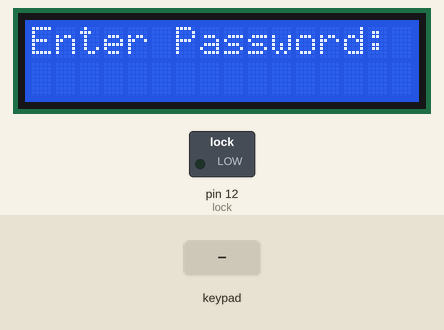
Recording of a sketch running on a simulated Arduino Uno, built with avr-gcc and run on an emulated ATmega328P. On the bench: 16×2 character LCD, switched loads named in the sketch (green lamp = pin HIGH). The test bench sets the inputs (shaded band). What the sketch prints to the serial monitor is not drawn.

Above: at 1.2 s.
1.3 s: keypad keys 1 2 3 4 * pressed 0.4 s apart
At 3.4 s:
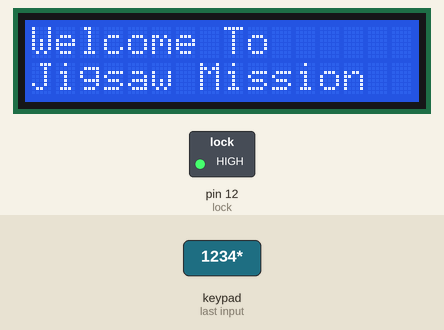
At 14.1 s:
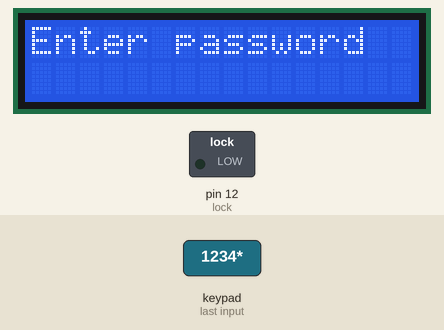
Timing chart, 0 to 14.4 s (numbered marks = the images above; inputs shaded):
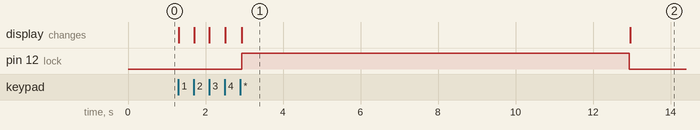

The sketch:

keypad2.ino
```cpp
#include <Keypad.h>
#include <LiquidCrystal_I2C.h>
LiquidCrystal_I2C lcd = LiquidCrystal_I2C(0x27, 16, 2);
const byte ROWS = 4;
const byte COLS = 4;
char keys[ROWS][COLS] = {
  {'1','2','3','A'},
  {'4','5','6','B'},
  {'7','8','9','C'},
  {'*','0','#','D'}
};
byte rowPins[ROWS] = {6, 7, 8, 9};
byte colPins[COLS] = {A0, A1, A2, A3};

Keypad keypad = Keypad( makeKeymap(keys), rowPins, colPins, ROWS, COLS );

String password = "1234";
String mypassword;


int lock = 12;

int counter = 0;
int attempts = 0;
int max_attempts = 3;

void setup(){
  Serial.begin(9600);
  // set up the LCD's number of columns and rows:
  lcd.init();
  lcd.backlight();


  pinMode(lock, OUTPUT);


  digitalWrite(lock, LOW);

  Serial.println("enter password");
    lcd.print("Enter Password:");
}

void loop()
{

 keypadfunction();

}

void keypadfunction()
{
 char key = keypad.getKey();

  if (key){
    Serial.println(key);
    counter = counter + 1;
    lcd.setCursor(counter, 1);
    lcd.print("*");
  }
  if (key == '1')
  {

    mypassword = mypassword + 1;
  }

    if (key == '2')
  {

    mypassword = mypassword + 2;
  }

  if (key == '3')
  {

    mypassword = mypassword + 3;
  }

   if (key == '4')
  {

    mypassword = mypassword + 4;
  }

  if (key == '5')
  {

    mypassword = mypassword + 5;
  }

   if (key == '6')
  {

    mypassword = mypassword + 6;
  }

   if (key == '7')
  {

    mypassword = mypassword + 7;
  }

   if (key == '8')
  {

    mypassword = mypassword + 8;
  }

  if (key == '9')
  {

    mypassword = mypassword + 9;
  }

                 if (key == '0')
  {

    mypassword = mypassword + 0;
  }


        if (key == '*')
  {
    Serial.println(mypassword);

if ( password == mypassword )
{
lcd.clear();
lcd.println("Welcome To");
lcd.setCursor(0,1);
lcd.println("Jigsaw Mission");
digitalWrite(lock, HIGH);
delay(10000);
digitalWrite(lock,LOW);
mypassword = "";
counter = 0;
lcd.clear();
lcd.setCursor(0,0);
lcd.println("Enter password");
}
else
{
Serial.println("wrong");
digitalWrite(lock, LOW);
attempts = attempts + 1;
if (attempts >= max_attempts )
{
  lcd.clear();
  lcd.setCursor(0,0);
  lcd.print("Locked Out");


attempts = 0;

}
mypassword = "";
counter = 0;
lcd.clear();
lcd.setCursor(0,0);
lcd.print("Wrong Password");
delay(1000);

lcd.setCursor(0,1);
lcd.print("max attempts 3");
delay(1000);

lcd.clear();
lcd.println("Enter password");
lcd.setCursor(0,1);
}

  }


}
```

Measured:
- after the input at 1.3 s, pin 12 (lock): LOW → HIGH after 1.6 s, → LOW 10.0 s later; the display: first changes at once (image 1 shows a later state)
- what the display in image 1 shows lasts 10.1 s, from 2.9 s to 13.0 s
